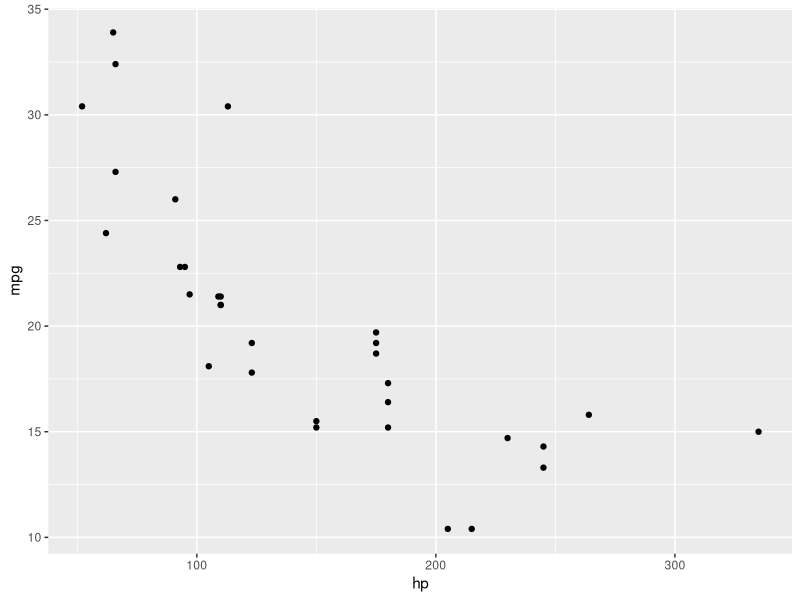
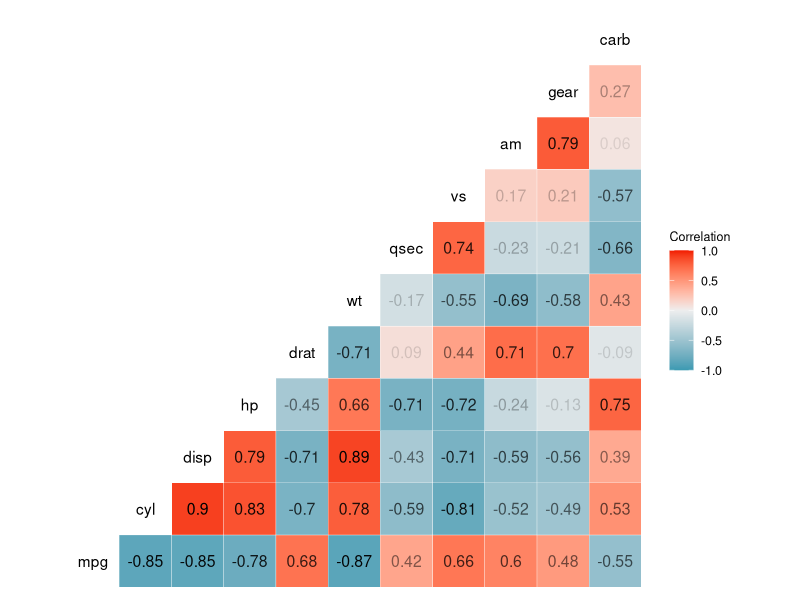

Recreate these plots in R, in order.
# ---
# title: "<span style = 'font-size: 100%;'> MGMT 17300: Data Mining Lab </span>"
# subtitle: "<span style = 'font-size: 150%;'>Key Steps of Performing Data Mining in R</span>"
# author: "Professor: Davi Moreira"
# date: "2024-08-01"
# date-format: "MMMM DD, YYYY"
# format:
# revealjs: 
# transition: slide
# background-transition: fade
# width: 1600
# height: 900
# center: true
# slide-number: true
# incremental: true
# chalkboard: 
# buttons: false
# preview-links: auto
# #logo: images/quarto.png
# footer: "Data Mining Lab"
# theme: [simple,custom.scss]
# ---
# 
# ## Overview
# 
# ::: nonincremental
# ::: columns
# ::: {.column width="50%" style="text-align: center; justify-content: center; align-items: center;"}
# - Lesson 06 Exercise Review
# 
# - Lesson Question!
# 
# - The 8 Key Steps of a Data Mining Project
# 
# :::
# 
# ::: {.column width="50%" style="text-align: center; justify-content: center; align-items: center;"}
# :::
# :::
# :::
# 
# # Lesson 06 Exercises Review {background-color="#cfb991"}
# 
# # Lesson Question! {background-color="#cfb991"}
# 
# # Key Steps of a Data Mining Project {background-color="#cfb991"}
# 
# ## The 8 Key Steps of a Data Mining Project
# 
# 1. **Define the project’s goal**  
# 2. **Acquire analysis tools**  
# 3. **Prepare data**  
# 4. **Data summarization**  
# 5. **Data visualization**  
# 6. **Data mining modeling**  
# 7. **Model validation**  
# 8. **Interpretation and implementation**  
# 
# ## Step 1: Define the project’s goal
# 
# - **Step 1**: Define the project’s goal based on available data
# 
# - The project objective serves as the guiding light.
# 
# - **Car Data Mining Project Example**: predict a car's fuel efficiency (measured as miles per gallon, `mpg`) based on key factors or attributes of the car.
# 
# ## Demonstrative Project Example
# 
# - **Example Project**: Car’s fuel efficiency (mpg) influenced by:
# 
# - Weight (wt)
# - Horsepower (hp)
# - Cylinders (cyl)
# - Transmission type (am)
# - Engine shape (vs)
# 
# - The dataset becomes the mine where insights are excavated.
# 
# ## Step 2: Acquire Analysis Tools
# 
# - **Step 2**: Acquire Analysis Tools
# 
# - Use R for data analysis
# 
# - R includes an extensive collection of packages and functions
# 
# - Example R packages:
# 
# - `dplyr`
# - `tidyr`
# 
# ## Step 3: Prepare Data
# 
# - **Data preparation**: transformation, cleaning, and preprocessing
# 
# - Filtering out missing or invalid values
# 
# - Transforming and restructuring data
# 
# ::: {.fragment}
# 
# **Car Data Mining Project Example:** Cleaning `mtcars` data in R using `dplyr`
# 
# 
# ```{r, echo=TRUE, eval=FALSE}

library(dplyr)

clean_data <- mtcars %>% filter(!is.na(hp)) %>% select(cyl, hp)

View(clean_data)

# ```
# 
# :::
# 
# ## Useful R Functions for Data Preparation
# 
# - **Cleaning and Filtering**:
# 
# - `is.na()`, `complete.cases()`, `filter()`
# 
# - **Data Transformation**:
# 
# - `scale()`, `normalize()`, `log()`
# 
# - **Data Restructuring**:
# 
# - `pivot_longer()`, `pivot_wider()`
# 
# - **Data Type Conversion**:
# 
# - `as.numeric()`, `as.Date()`, `as.factor()`
# 
# ## Step 4: Data Summarization
# 
# - Summarize key insights from the core of the data to identify trends, correlations, and high-level patterns
# 
# - Techniques:
# 
# - Aggregation
# - Statistical summaries (mean, median, standard deviation)
# - Group-by operations
# 
# ::: {.fragment}
# 
# **Car Data Mining Project Example:**
# 
# ```{r, echo=TRUE, eval=FALSE}
summary(mtcars)
# ```
# 
# :::
# 
# ## Step 5: Data Visualization
# 
# - Visual representation of data is crucial for interpretation. It is used to communicate insights visually, identify relationships, and detect outliers.
# 
# - Techniques:
# 
# - Histograms
# - Box plots
# - Scatter plots
# - Bar charts
# 
# ::: {.fragment}
# 
# **Car Data Mining Project Example:**
# 
# ```{r, echo=TRUE, eval=FALSE}

library(ggplot2)
ggplot(mtcars, aes(x = hp, y = mpg)) + geom_point()

# ```
# 
# :::
# 
# ## Step 5: Data Visualization
# 
# ::: columns
# ::: {.column width="50%" style="text-align: center; justify-content: center; align-items: center;"}
# **Car Data Mining Project Example:**
# 
# ```{r, echo=TRUE, eval=FALSE}
# Load necessary libraries
library(GGally)

ggcorr(mtcars,
method = c("pairwise", "pearson"),
label = TRUE,
label_round = 2,
label_alpha = TRUE,
name = "Correlation")

# ```
# 
# :::
# 
# ::: {.column width="50%" style="text-align: center; justify-content: center; align-items: center;"}
# **Car Data Mining Project Example:**
# 
# ```{r, echo=F, eval=T}
# 
# # Load necessary libraries
# library(GGally)
# 
# ggcorr(mtcars, 
# method = c("pairwise", "pearson"), 
# label = TRUE, 
# label_round = 2, 
# label_alpha = TRUE, 
# name = "Correlation")
# 
# ```
# 
# :::
# :::
# 
# 
# 
# 
# ## Step 6: Data Mining Modeling
# 
# - Build models to uncover hidden patterns and relationships
# - Common techniques:
# 
# - **Clustering**: Groups similar data points together
# - **Regression**: Predicts relationships between variables
# 
# ::: {.fragment}
# 
# **Car Data Mining Project Example:** Linear Regression Model
# 
# ```{r, echo=TRUE, eval=FALSE}

model <- lm(mpg ~ wt + hp, data = mtcars)

summary(model)

# ```
# 
# ::: 
# 
# ## Step 6: Data Mining Modeling Example Explanation
# 
# ::: {style="font-size: 80%;"}
# 
# - **Linear Model (`lm`)**:
# 
# - Fits a linear regression model to predict `mpg` using `wt` (weight) and `hp` (horsepower).
# 
# - **`summary(model)`**:
# 
# - Provides detailed output of the model's performance.
# 
# - **Model Output**:
# - **Intercept**: 37.23 (baseline `mpg` when `wt` and `hp` are zero).
# - **Coefficients**:
# 
# - For every unit increase in `wt`, `mpg` decreases by 3.88 units.
# - For every unit increase in `hp`, `mpg` decreases by 0.03 units.
# 
# - **R-squared**:
# 
# - Multiple R-squared: 0.8268 (explains $\approx83%$ of variance in `mpg`).
# - Adjusted R-squared: 0.8148 (adjusts for number of predictors).
# 
# - **Significance**:
# 
# - Both `wt` and `hp` are significant predictors (p-values < 0.05).
# 
# :::
# 
# ## Step 7: Data Mining Model Validation
# 
# - Validate model accuracy and generalizability to ensure that the model performs well on unseen data and avoids overfitting.
# 
# - Techniques:
# 
# - Cross-validation
# - Training/Test split
# - Performance metrics (e.g., R-squared, Precision, Recall)
# 
# ::: {.fragment}
# 
# **Car Data Mining Project Example:**  
# 
# ```{r, echo=TRUE, eval=FALSE}
library(caret)

trainControl <- trainControl(method="cv", number=10)

# Only using wt and hp as independent variables
model <- train(mpg ~ wt + hp, data=mtcars, method="lm", trControl=trainControl)

print(model)
# ```
# 
# :::
# 
# ## Step 7: Model Validation Example Explanation
# 
# ::: {style="font-size: 80%;"}
# 
# - **Cross-validation**:
# 
# - `trainControl(method = "cv", number = 10)` sets up 10-fold cross-validation.
# - The model is trained on 9 parts of the data and tested on the remaining part, iterating 10 times.
# 
# - **train() function**:
# 
# - Trains a linear regression model (`lm`) using `wt` (weight) and `hp` (horsepower) as independent variables to predict `mpg`.
# 
# - **Model Output**:
# 
# - **RMSE** (Root Mean Squared Error): 2.48 (average error in prediction). It tells us how concentrated the data points are around the line of best fit.
# - **R-squared**: 0.94521 (approximately 94.5% of variability in `mpg` explained by the model).
# - **MAE** (Mean Absolute Error): 2.23 (average magnitude of prediction error). Lower MAE values indicate better model performance. On average, the model's prediction of mpg differs from the actual value by about 2.23 mpg.
# 
# - **Purpose**:
# 
# - Ensures the model generalizes well by preventing overfitting.
# - Provides reliable performance metrics for real-world application.
# 
# :::
# 
# ## Step 8: Interpretation and Implementation
# 
# - Interpret results and apply findings in decision-making
# 
# - Key considerations:
# 
# - How can the insights be used in practice?
# - Are the patterns meaningful for the project’s goals?
# 
# - Implementation:
# 
# - Integrate findings into business strategy or decision-making processes
# - Examples: Customer segmentation, risk management, optimization
# 
# # Summary {background-color="#cfb991"}
# 
# ## Summary
# 
# ::: nonincremental
# 
# ::: {style="font-size: 80%;"}
# 
# Main Takeaways from this lecture:
# 
# - **8 Key Steps of Data Mining**:
# 
# - Defining the project's goal is crucial to guide the process.
# - Using appropriate analysis tools, such as R, is essential for data mining.
# 
# - **Data Preparation**:
# 
# - Cleaning, transforming, and restructuring the data is critical for accurate results.
# - R packages like `dplyr` and `tidyr` streamline these tasks.
# 
# - **Modeling**:
# 
# - Linear regression helps uncover relationships between variables (e.g., predicting `mpg` from `wt` and `hp`).
# 
# - **Model Validation**:
# 
# - Validate models to ensure generalizability (e.g. through cross-validation techniques).
# 
# - **Interpretation & Implementation**:
# 
# - Applying insights from the model to real-world decision-making, such as business strategy or optimization.
# 
# :::
# 
# :::
# 
# # Thank you! {background-color="#cfb991"}
